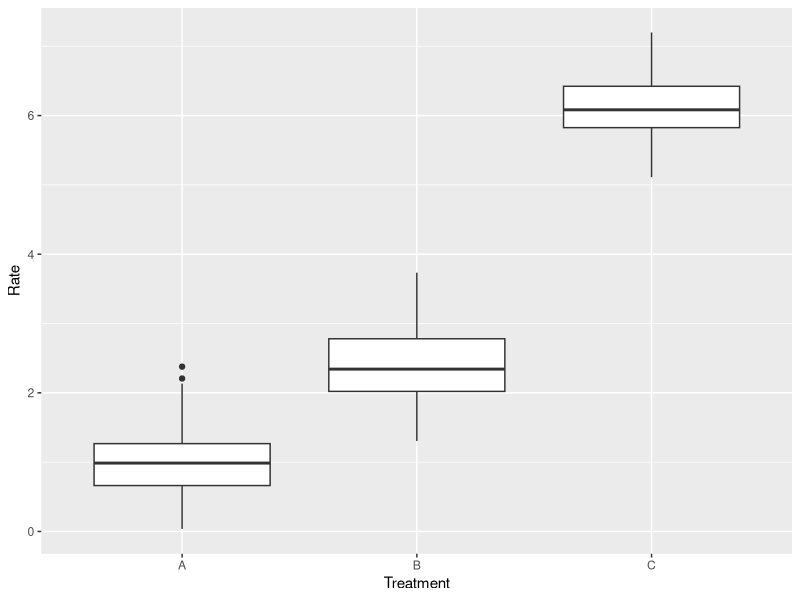
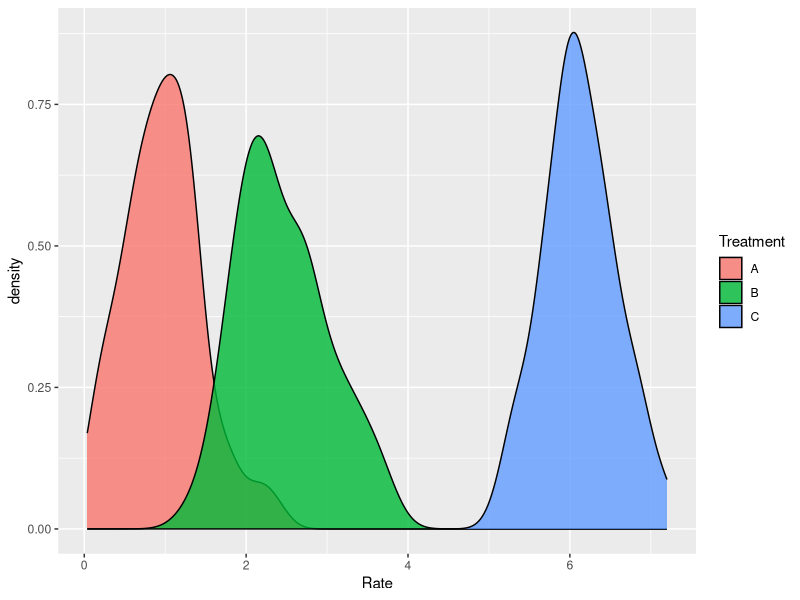

The R script that drew these images, in order:
## ---- chunk 1
library(ggplot2)
## ---- chunk 2
make_data <- function(x=NULL) {
  
  if(is.null(x)) {
    Poll_VisitsA <- rnorm(n=82,mean=1,sd=0.5)
    Poll_VisitsB <- rnorm(n=76,mean=2.5,sd=0.5)
    Poll_VisitsC <- rnorm(n=90,mean=6,sd=0.5)
  }
  data.set <- data.frame(Treatment=c(rep('A', 82), rep('B', 76), rep('C', 90)), Rate=c(Poll_VisitsA, Poll_VisitsB, Poll_VisitsC))
 
  return(data.set) 
  

  
  
}
# end of make_data
#-----------------------

make_data()
z <- make_data()
print(z)
## ---- chunk 3
# ---------------------------------
# FUNCTION data_analysis
# description: receive summary stats from the data
# inputs: data frame
# outputs: summary statistics
###################################
data_analysis <- function(x=z) {
  
#summary_data <- summary(x)
#print(summary_data)

stats <- aov(Rate ~ Treatment, data = x)
stats_summary <- summary(stats)

return(stats_summary)
      
  
} 
data_analysis()

# end of data_analysis
#---------------------------------------------
## ---- chunk 4
# ---------------------------------
# FUNCTION create_boxplot
# description: makes a boxplot of the data analyzed
# inputs: statistics from AOV of data
# outputs: box plot
###################################
create_boxplot <- function(orged_data=z) {
  
ano_plot <- ggplot(orged_data, aes(x = Treatment, y = Rate)) + geom_boxplot()

return(ano_plot)

  
} # end of create_boxplot
#---------------------------------------------
create_boxplot()
## ---- chunk 5
# ---------------------------------
# FUNCTION density_plot
# description: makes a density graph of the data analyzed
# inputs: statistics from AOV of data
# outputs: density plot
###################################
density_plot <- function(orged_data=z) {
  
ano_plot <- ggplot(orged_data, aes(x = Rate, fill = Treatment)) + geom_density(alpha=0.8)

return(ano_plot)

  
} # end of density_plot
#---------------------------------------------
density_plot()
